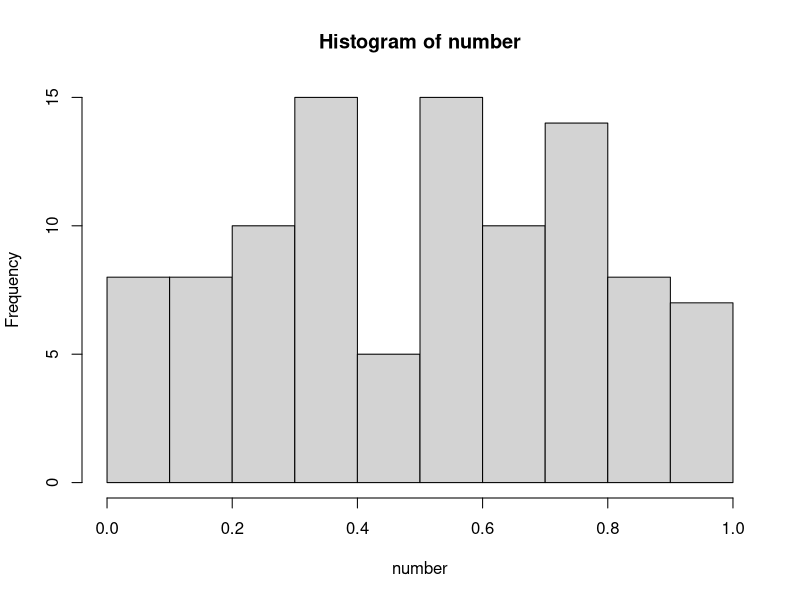

Source code (R):
## ---- chunk 1
library(knitr)
## ---- chunk 2
number <- runif(1:100)
hist(number)
numbers_mean <- mean(number)  # save the mean 
img_url <- "https://airbus-h.assetsadobe2.com/is/image/content/dam/products-and-solutions/commercial-aircraft/a350-family/a350-1000/A350-1000_Iquluit_cold_test_-_aurora_borealis.jpg"

img_markdown <- paste0("![](", img_url, ")")
## ---- chunk 3
print("Hello World")
## ---- chunk 4
# make a data frame 
letters <- c("a", "b", "c", "d") 
numbers <- 1:4 
df <- data.frame(letters = letters, numbers = numbers)
# "return" the table to render it 
kable(df) 
